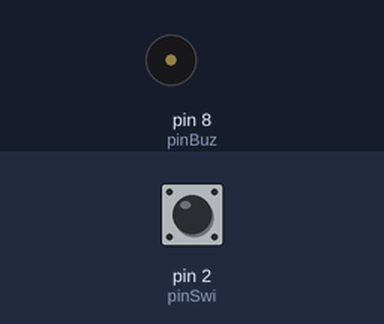
Recording of a sketch running on a simulated Arduino Uno, built with avr-gcc and run on an emulated ATmega328P. On the bench: buzzer (waves = sounding, pin HIGH). The inputs (shaded band) are chosen by the test bench; at power-on: pin 2 (pinSwi) LOW. What the sketch prints to the serial monitor is not drawn.

Above: at 1.2 s.
1.3 s: pin 2 (pinSwi) pulled HIGH for 0.15 s
At 1.37 s:
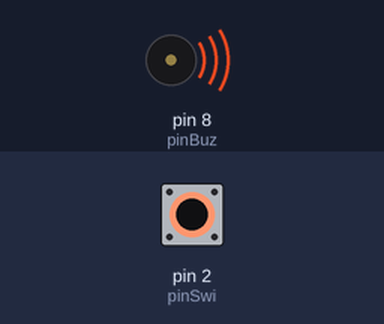
2.9 s: pin 2 (pinSwi) pulled HIGH for 3.2 s
At 6.9 s:
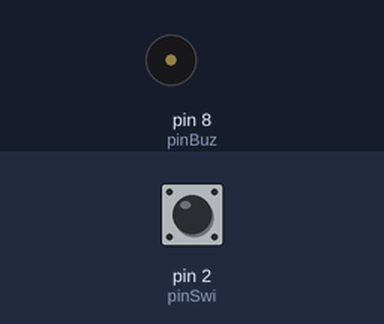
Timing chart, 0 to 8.4 s (numbered marks = the images above; inputs shaded):
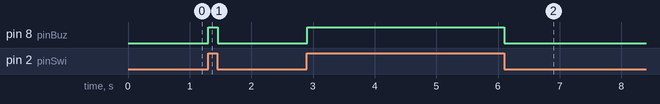

Measured:
- after the input at 1.3 s, pin 8 (pinBuz): LOW → HIGH at once, → LOW 0.15 s later
- after the input at 2.9 s, pin 8 (pinBuz): LOW → HIGH at once, → LOW 3.2 s later

The sketch:

ButtonCode.ino
```cpp
   const int pinBuz = 8; //Buzzer Pin
   const int pinSwi = 2; // Push-button pin

   void setup() {
       Serial.begin(9600); // Opens Serial communication
       pinMode(pinBuz,OUTPUT); //Defines pinBuz as an Output
       pinMode(pinSwi,INPUT); // Defines pinSwi as an input
             }
   void loop () {
     int botao; // To save the last logic state of the button
     botao = digitalRead(pinSwi); //Put the reading value of the switch on botao
     Serial.println(botao); //Shows the logic state of the input on Serial Monitor
     if (botao == 1) // Pressed button, logic State HIGH (5V)
     {
     digitalWrite(pinBuz,1); //Switch pressed, buzzer on
     }else
     {
     digitalWrite(pinBuz,0); //If the switch isn’t pressed, buzzer off.
     }
     delay(1); //reading delay
               }
```
